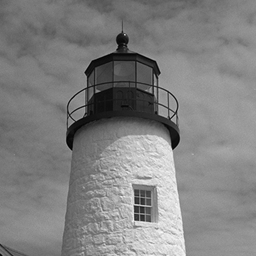
%> input picture tower.tif, 256 x 256 px
$ octave run.m   (GNU Octave 9; MATLAB toolbox functions it lacks are replaced by stand-ins)
%> lines starting %> are read from the running program, lines starting %| are printed output that depends on the picture
### haarWavelet_oneLevel.m
function [decomp]=haarWavelet_oneLevel(img)

% h=[1 1]/sqrt(2);
% g=[1 -1]/sqrt(2);
% % WE PAD THE INPUT SEQUENCE WITH ZEROS
% x=[zeros(1,length(h)-1) x zeros(1,length(h)-1)];

N=size(img,1);

lp=getLowPassFilter(N);
hp=getHighPassFilter(N);

img=double(img);

aproxVert=lp*img;
aproxVert=aproxVert(2:2:end,:);
detVert=hp*img;
detVert=detVert(2:2:end,:);

partVert=[aproxVert;detVert];

aproxHorz=partVert*lp';
aproxHorz=aproxHorz(:,2:2:end);
detHorz=partVert*hp';
detHorz=detHorz(:,2:2:end);

decomp=[aproxHorz,detHorz];
% figure(1);imshow(decomp,[]);

### haarWavelet.m
function [decomp]=haarWavelet(img,levOut)
%> called with levOut = 5

dummy=img;
for m=1:(levOut)
    dummy=haarWavelet_incrementLevel(dummy,m-1);
end
%> this loop made 5 passes
%> pass 1, in haarWavelet_oneLevel, `aproxVert=lp*img;`:
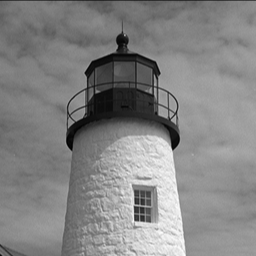
%> aproxVert: size 256x256 double; min 4.24, max 345.8, mean 182.2; drawn with min black and max white
%> pass 1, in haarWavelet_oneLevel, `aproxVert=aproxVert(2:2:end,:);`:
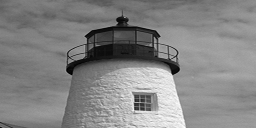
%> aproxVert: size 128x256 double; min 4.24, max 345.8, mean 182.6; drawn with min black and max white
%> pass 1, in haarWavelet_oneLevel, `detVert=hp*img;`:
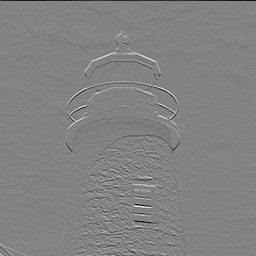
%> detVert: size 256x256 double; min -105.4, max 98.99, mean -0.4; drawn with min black and max white
%> pass 1, in haarWavelet_oneLevel, `detVert=detVert(2:2:end,:);`:
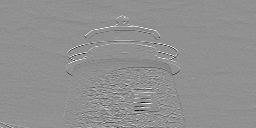
%> detVert: size 128x256 double; min -105.4, max 80.61, mean -0.1; drawn with min black and max white
%> after the loop:
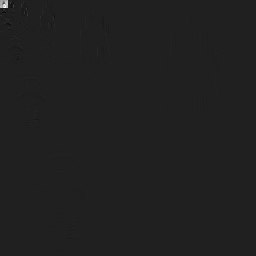
%> dummy: size 256x256 double; min -925.7, max 6388.3, mean 3.7; drawn with min black and max white
decomp=dummy;

### haarWavelet_decreaseLevel.m
function [decomp]=haarWavelet_decreaseLevel(decomp,levIn)

N=size(decomp,1);
quad_dec=decomp(1:(N/2^(levIn-1)),1:(N/2^(levIn-1)));
quad_rec=haarWaveletInv_oneLevel(quad_dec);
decomp(1:(N/2^(levIn-1)),1:(N/2^(levIn-1)))=quad_rec;

### haarWaveletInv_oneLevel.m
function [recomp]=haarWaveletInv_oneLevel(decomp)

N=size(decomp,1);

aproxHorz=decomp(:,1:(N/2));
detHorz=decomp(:,(N/2+1):end);

aproxHorz=kron(aproxHorz,[1 0]);
detHorz=kron(detHorz,[1 0]);

lpInv=getLowPassFilterInv(N);
% lpInv=lp(:,length(lp):-1:1);
hpInv=getHighPassFilterInv(N);
% hpInv=hp(:,length(hp):-1:1);

aproxHorz=aproxHorz*lpInv';
detHorz=detHorz*hpInv';

partVert=aproxHorz+detHorz;

aproxVert=partVert(1:(N/2),:);
detVert=partVert((N/2+1):end,:);

aproxVert=kron(aproxVert,[1;0]);
detVert=kron(detVert,[1;0]);

aproxVert=lpInv*aproxVert;
detVert=hpInv*detVert;

recomp=aproxVert+detVert;

### haarWaveletInv.m
function [img]=haarWaveletInv(decomp,levIn)
%> called with levIn = 5

% [decomp]=haarWavelet_oneLevel(img);
dummy=decomp;
for m=levIn:-1:1
    dummy=haarWavelet_decreaseLevel(dummy,m);
end
%> this loop made 5 passes
%> pass 2, in haarWavelet_decreaseLevel (call 2), `quad_dec=decomp(1:(N/2^(levIn-1)),1:(N/2^(levIn-1)));`:
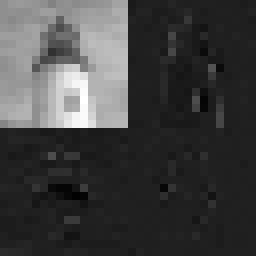
%> quad_dec: size 32x32 double (shown 8 times larger); min -507.9, max 3514.8, mean 516; drawn with min black and max white
%> pass 2, in haarWaveletInv, `dummy=haarWavelet_decreaseLevel(dummy,m);`:
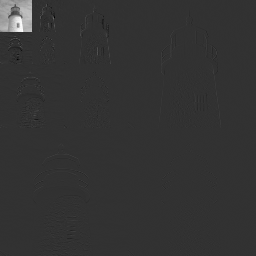
%> dummy: size 256x256 double; min -439.9, max 1802.2, mean 15.9; drawn with min black and max white
img=dummy;

### haarWavelet_incrementLevel.m
function [decomp]=haarWavelet_incrementLevel(decomp,levIn)

aprox=decomp(1:(size(decomp,1)/2^levIn),1:(size(decomp,1)/2^levIn));
[decomp2]=haarWavelet_oneLevel(aprox);
% [decomp2]=haarWavelet_oneLevel(decomp);
decomp(1:(size(decomp,1)/2^levIn),1:(size(decomp,1)/2^levIn))=decomp2;

### getHighPassFilter.m
function [hp]=getHighPassFilter(N)

hp=circshift(eye(N,N),[0,-1])-eye(N,N);
hp(1,end)=0;
hp=hp/sqrt(2);

### getLowPassFilter.m
function [lp]=getLowPassFilter(N)

lp=circshift(eye(N,N),[0,-1])+eye(N,N);
lp(1,end)=0;
lp=lp/sqrt(2);

### getHighPassFilterInv.m
function [hpInv]=getHighPassFilterInv(N)

hpInv=circshift(-eye(N,N),[0,-1])+eye(N,N);
hpInv(1,end)=0;
hpInv=hpInv/sqrt(2);

### getLowPassFilterInv.m
function [lpInv]=getLowPassFilterInv(N)

lpInv=circshift(eye(N,N),[0,-1])+eye(N,N);
lpInv(1,end)=0;
lpInv=lpInv/sqrt(2);

### run.m
% THIS PROGRAM PERFORMS A WAVELET DECOMPOSITION OF
% THE IMAGE TOWER.GIF BY USING FILTERBANKS
clear all
close all
clc

ic=double(imread('tower.tif'));

levs=5;
[wc]=haarWavelet(ic,levs);
figure(70);imshow(wc,[])

ic=haarWaveletInv(wc,levs);
figure(11);imshow(ic,[0 255])
